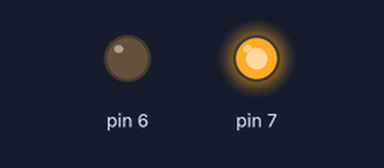
A sketch run on a simulated Arduino Uno, built with avr-gcc and run on an emulated ATmega328P. Parts: output pins drawn as LEDs (lit = HIGH).

Above: at 0.1 s.
Timing chart, 0 to 1.6 s (numbered marks = the images above):
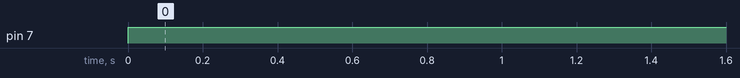

Measured:
- by itself, pin 7: LOW → HIGH at 0.00 s

The sketch:

Moving_motor.ino
```cpp
void setup()
{
  pinMode(7,OUTPUT);
  pinMode(6,OUTPUT);
}

void loop()
{
  digitalWrite(7,HIGH);
  digitalWrite(6,LOW);

}
```
